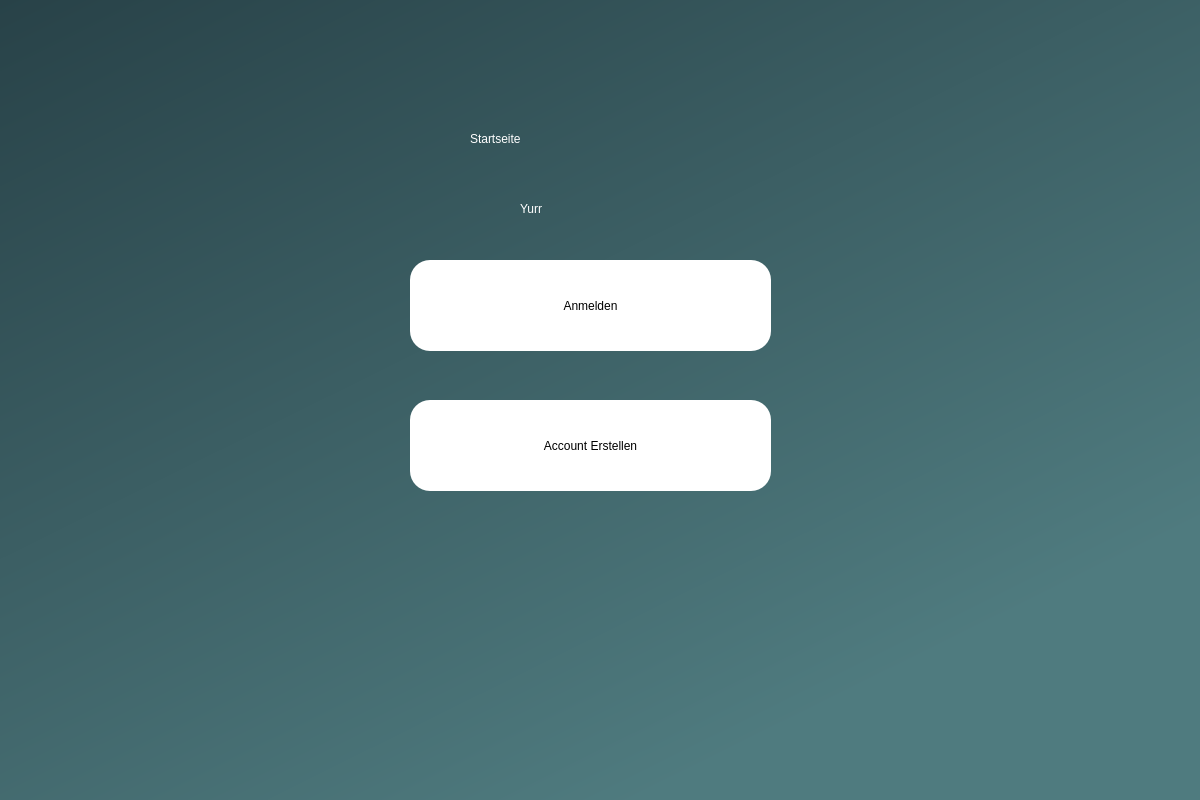
<?xml version="1.0" encoding="UTF-8"?>
<ui version="4.0">
 <class>Dialog</class>
 <widget class="QDialog" name="Dialog">
  <property name="geometry">
   <rect>
    <x>0</x>
    <y>0</y>
    <width>1200</width>
    <height>800</height>
   </rect>
  </property>
  <property name="windowTitle">
   <string>Dialog</string>
  </property>
  <widget class="QWidget" name="widget" native="true">
   <property name="geometry">
    <rect>
     <x>0</x>
     <y>0</y>
     <width>1201</width>
     <height>801</height>
    </rect>
   </property>
   <property name="styleSheet">
    <string notr="true">QWidget#widget{
background-color:qlineargradient(spread:pad, x1:0, y1:0, x2:0.669, y2:0.897727, stop:0 rgba(40, 66, 72, 255), stop:1 rgba(79, 123, 127, 255));}</string>
   </property>
   <widget class="QPushButton" name="btn_anmelden">
    <property name="geometry">
     <rect>
      <x>410</x>
      <y>260</y>
      <width>361</width>
      <height>91</height>
     </rect>
    </property>
    <property name="styleSheet">
     <string notr="true">border-radius:20px;
font: 700 18pt &quot;MS Shell Dig 2&quot;;
background-color: white;
color:black;

</string>
    </property>
    <property name="text">
     <string>Anmelden</string>
    </property>
   </widget>
   <widget class="QLabel" name="label">
    <property name="geometry">
     <rect>
      <x>470</x>
      <y>100</y>
      <width>211</width>
      <height>78</height>
     </rect>
    </property>
    <property name="styleSheet">
     <string notr="true">font: 36pt &quot;MS Shell Dig 2&quot;;color:white;</string>
    </property>
    <property name="text">
     <string>Startseite</string>
    </property>
   </widget>
   <widget class="QPushButton" name="btn_erstellen">
    <property name="geometry">
     <rect>
      <x>410</x>
      <y>400</y>
      <width>361</width>
      <height>91</height>
     </rect>
    </property>
    <property name="styleSheet">
     <string notr="true">border-radius:20px;
font: 700 18pt &quot;MS Shell Dig 2&quot;;
background-color: white;
color:black;

</string>
    </property>
    <property name="text">
     <string>Account Erstellen</string>
    </property>
   </widget>
   <widget class="QLabel" name="label_2">
    <property name="geometry">
     <rect>
      <x>520</x>
      <y>170</y>
      <width>61</width>
      <height>78</height>
     </rect>
    </property>
    <property name="styleSheet">
     <string notr="true">font: 20pt &quot;MS Shell Dig 2&quot;;color:white;</string>
    </property>
    <property name="text">
     <string>Yurr</string>
    </property>
   </widget>
  </widget>
 </widget>
 <resources/>
 <connections/>
</ui>
